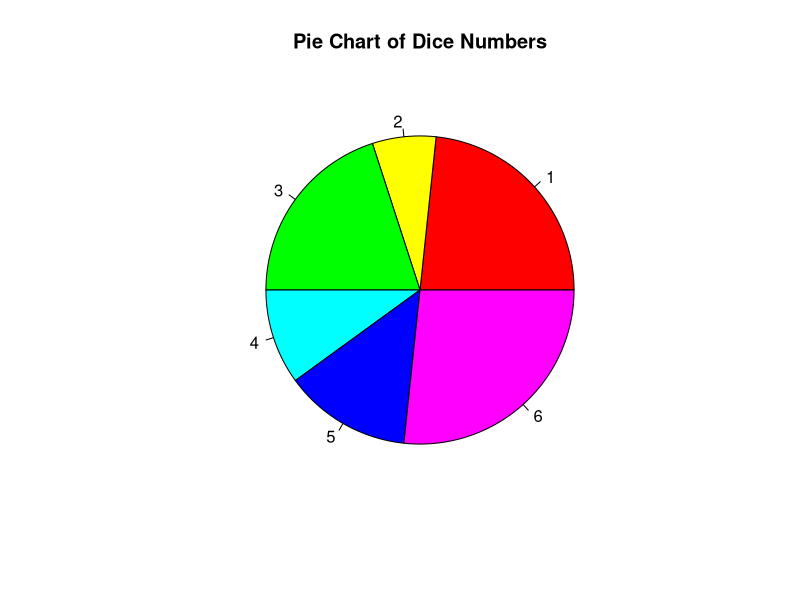

Write the R code that produced this figure.
digits <- c(1, 2, 3, 4, 5, 6)

freq <- c(7, 2, 6, 3, 4, 8)

pie(freq, labels = digits, main = "Pie Chart of Dice Numbers", col = rainbow(length(digits)))

